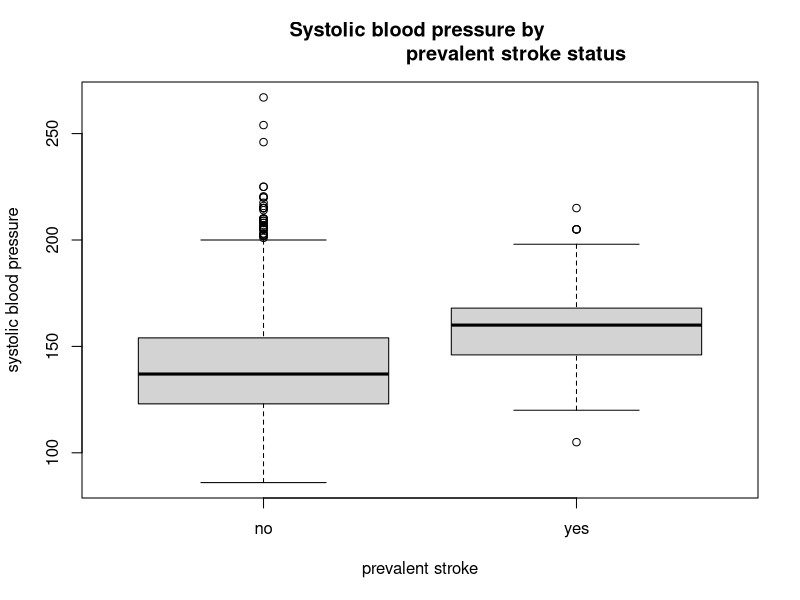

R code for this plot:
## ---- chunk 1
knitr::opts_chunk$set(echo = TRUE, warning = FALSE, message = FALSE, eval = TRUE)
## ---- chunk 2
data <- read.csv('framingham.csv', header = TRUE)
## ---- chunk 3
library(dplyr)
data1 <- data %>% 
             mutate(SEX = ifelse(!is.na(SEX), 
                                    ifelse(SEX == 1, 
                                           'male', 'female'), 
                                 NA)) %>%
             mutate(PREVSTRK = ifelse(!is.na(PREVSTRK), 
                                         ifelse(PREVSTRK == 1, 
                                                'yes', 'no'), 
                                      NA)) %>%
             mutate(PREVMI = ifelse(!is.na(PREVMI), 
                                       ifelse(PREVMI == 1, 
                                              'yes', 'no'), 
                                    NA)) %>% 
             mutate(DIABETES = ifelse(!is.na(DIABETES), 
                                         ifelse(DIABETES== 1, 
                                                'yes', 'no'), 
                                      NA)) %>%
             mutate(CURSMOKE = ifelse(!is.na(CURSMOKE), 
                                         ifelse(CURSMOKE== 1, 
                                                'yes', 'no'), 
                                      NA)) %>%
             mutate(BPMEDS = ifelse(!is.na(BPMEDS), 
                                       ifelse(BPMEDS== 1, 
                                              'yes', 'no'), 
                                    NA))
## ---- chunk 4
Ages <- c(5, 10, 12) 
# For each age, square it
for(i in Ages){
  print(i ^ 2)
}
## ---- chunk 5
1:10
4:1 
## ---- chunk 6
length(Ages)
## ---- chunk 7
# For each age, square it
for(i in 1:length(Ages)){
  print(Ages[i] ^ 2)
}
## ---- chunk 8
# Your turn
for (i in 1:10) {
   print(data1$BMI[i] * 2)
}
## ---- chunk 9
# a vector containing the categories of the SEX variable for us to iterate over later
sex_index <- c("male", "female")
# create an empty vector store the result of our for loop
mean_sex_age <- vector(length = length(sex_index))
# the names() function gives names to the elements in a vector
names(mean_sex_age) <- sex_index

# set up and run the for loop
for (i in 1:length(sex_index)) {
  mean_sex_age[i] <- mean(
  data1$AGE[data1$SEX == sex_index[i]]
  )
}

# display the results
mean_sex_age
## ---- chunk 10
# Your turn
x <- 5
if (x < 0) {
    print("negative number")
}
## ---- chunk 11
# Your turn
x <- -10
if (x < 0) {
   print("negative number")
} else {
  print("not a negative number")
}
## ---- chunk 12
# Your turn
x <- 10
if (x < 0) {
   print("negative number")
} else if (x > 0) {
  print("positive number")
}
## ---- chunk 13
y <- c(1, 3, 10, -1, 122, -9, -200)
for (i in 1:length(y)) {
  if (y[i] > 0) {
  print('positive')
  } 
  else if (y[i] < 0) {
  print('negative')
  }
}
## ---- chunk 14
# Your turn
age_70_index <- vector(length = length(data1$AGE))
for (i in 1:nrow(data1)) {
  if (data1$AGE[i] == 70) {
     age_70_index[i] <- 1 
  }
}
age_70 <- data$RANDID[age_70_index == 1]
age_70[1:6]

# check answer
data1 %>% 
     filter(AGE == 70) %>%
     select(RANDID) %>%
     head()

## ---- chunk 15
# Write our own function to calculate the mean
mean_own <- function(data){
   mean_calc <- sum(data) / length(data)
   return(mean_calc)
}
mean_own(1:10)

# test
mean(1:10)
## ---- chunk 16
# Your turn
F_to_C <- function(temperature_F) {
   temperature_C <- (temperature_F - 32) * 5 / 9
   return(temperature_C)
}
# test 
F_to_C(100)
## ---- chunk 17
# Your turn
root_sum_of_squares <- function (x, y) {
   root_sum_squares <- sqrt(x ^ 2 + y ^ 2)
   return(root_sum_squares)
}

# test
root_sum_of_squares(3,4)
sqrt(3 ^ 2 + 4 ^ 2)

## ---- chunk 18
# Write a function to summarize data
summary_own <- function(data) {
  # summary statistics
   mean_calc <- sum(data) / length(data)
   sd_calc <- sd(data)
   min_calc <- min(data)
   max_calc <-max(data)
   # name the summary statistics
   summaries <- c(mean_calc,sd_calc,min_calc,max_calc)
   names(summaries) <- c('mean', 'sd', 'min', 'max')
   return(summaries)
}

# use it on AGE and store the ouptut in a object
age_summary <- summary_own(data$AGE)
# print the results
age_summary
## ---- chunk 19
# Your turn
test_sysbp <- function (data) {
                no_PREVSTRK_SYSBP <- data$SYSBP[data$PREVSTRK 
                                                == 'no']
                PREVSTRK_SYSBP <- data$SYSBP[data$PREVSTRK 
                                             == 'yes']
                boxplot(SYSBP ~ PREVSTRK, data = data, 
                        main = 'Systolic blood pressure by 
                                prevalent stroke status', 
                        xlab = 'prevalent stroke',
                        ylab = 'systolic blood pressure')
                return(t.test(no_PREVSTRK_SYSBP, PREVSTRK_SYSBP))
}
test_sysbp(data1)
## ---- chunk 20
sex_index <- c("male", "female")
# create an dummy matrix to store the summary statistics
summary_sex_age <- matrix(0, nrow = 4, ncol = length(sex_index))
# name the columns of the matrix
colnames(summary_sex_age) <- sex_index
# use for loop to calculate the statistics 
for (i in 1:length(sex_index)) {
  summary_sex_age[,i] <- summary_own(
  data1$AGE[data1$SEX == sex_index[i]]
  )
}
# display the results
summary_sex_age
## ---- chunk 21
# create a list containing the ages for males and females separately
age_list <- list(data1$AGE[data1$SEX == sex_index[1]],
                 data1$AGE[data1$SEX == sex_index[2]])
# use sapply to calculate the summary statistics
summary_sex_age1 <- sapply(age_list, summary_own)
# name the rows
colnames(summary_sex_age1) <- sex_index
# display the results
summary_sex_age1
## ---- chunk 22
# Your turn
F_temperatures <- list(50, 62, 81, 102, 157) 
lapply(F_temperatures, F_to_C)
sapply(F_temperatures, F_to_C)
